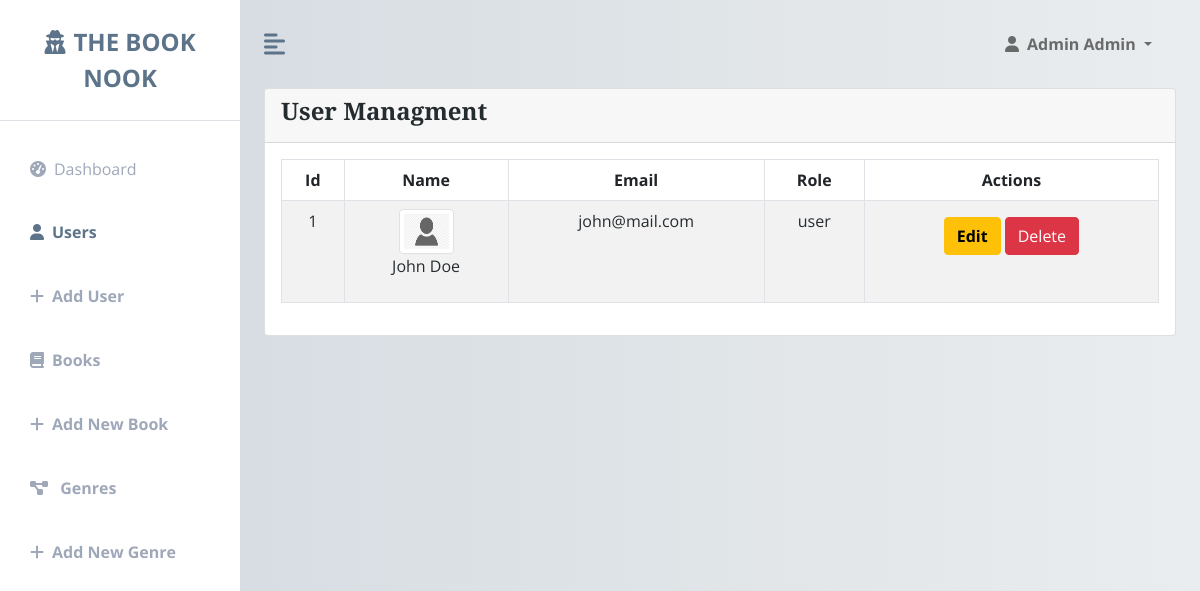
Screenshot of /admin/show-users.php (signed in) with the database file from the repository.
### tables this page shows
CREATE TABLE `users` (
  `id` int(11) NOT NULL,
  `first_name` varchar(100) NOT NULL,
  `last_name` varchar(100) NOT NULL,
  `birth_date` date NOT NULL,
  `gender` varchar(50) NOT NULL,
  `email` varchar(255) NOT NULL,
  `password` varchar(255) NOT NULL,
  `street_address` varchar(255) NOT NULL,
  `address_code_id` int(11) DEFAULT NULL,
  `profile_picture` varchar(255) NOT NULL,
  `user_type` varchar(50) NOT NULL
);

### admin/show-users.php (the view, shortened to what this page needs)
<?php
include('middlewares/admin-middleware.php');
$id = $_SESSION['admin'];
$sql = " SELECT * FROM users WHERE id != {$id}";
$res = mysqli_query($connect, $sql);
$tbody = '';
if (mysqli_num_rows($res)  > 0) {
    foreach ($res as $user) {
        $tbody .= "
        <tr class= 'text-center'>
            <td>{$user['id']} </td>
            <td>
                <img src='../assets/img/{$user['profile_picture']}' alt='{$user['first_name']}'  style='width: 55px; height: 45px' class='img-thumbnail' />
                <p>{$user['first_name']}  {$user['last_name']} </p>
            </td>
            <td>{$user['email']}</td>
            <td>{$user['user_type']}</td>
            <td>
                <a href='users/edit-user.php?id={$user['id']}' class='btn btn-warning  my-2 fw-bold'>Edit</a>
                <input type='hidden' name='id' value={$user['id']}>
                <button type='submit' class='btn btn-danger delete-btn' value='{$user['id']}'>Delete</button>
            </td>
        </tr>";
    }
} else {
    $tbody = "<tr><td colspan='5'><center>No Data Available </center></td></tr>";
}
?>
<?php include('components/header.php'); ?>
<div class="container-fluid px-4">
    <div class="row">
        <div class="col-md-12">
            <div class="card" id='users-table'>
                <div class="card-header">
                    <h4>
                        User Managment
                    </h4>
                </div>
                <div class="card-body">
                    <table class="table table-bordered table-striped">
                        <thead>
                            <tr class='text-center'>
                                <th>Id</th>
                                <th>Name</th>
                                <th>Email</th>
                                <th>Role</th>
                                <th>Actions</th>
                            </tr>
                        </thead>
                        <tbody>
                            <?= $tbody ?>
                        </tbody>
                    </table>
                </div>
            </div>
        </div>
    </div>
</div>
<?php include('components/footer.php') ?>

### admin/assets/css/dashboard.css (style rules this page uses)
:root { --main-bg-color: #3a4a58; --main-text-color: #5c738a; --second-text-color: #9fa8b9; --second-bg-color: #e1e6eb; }

### rows the page displays
users: id "1", profile_picture (placeholder picture), first_name "John", last_name "Doe", email "john@mail.com", user_type "user"

### other values shown
$_SESSION['fullName'] "Admin Admin"
